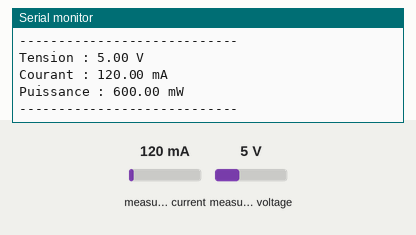
Bench run of a sketch on a simulated Arduino Uno, built with avr-gcc and run on an emulated ATmega328P. On the bench: the last lines printed to the serial monitor. The test bench sets the inputs (shaded band); at power-on: measured current 120 mA, measured voltage 5 V.

Above: at 1.2 s.
1.3 s: measured current set to 40 mA
At 2.6 s:
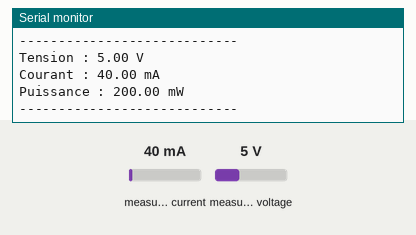
2.8 s: measured voltage set to 0.3 V
At 3.8 s:
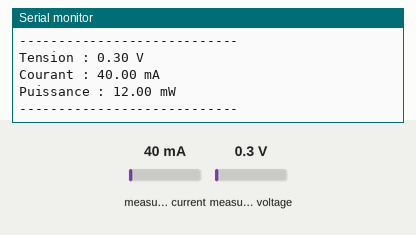
4.3 s: measured current set to 500 mA
At 5.9 s:
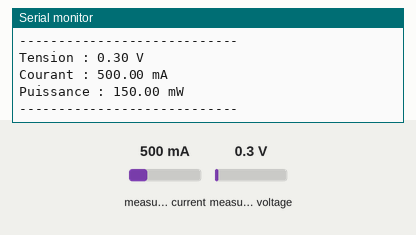
Timing chart, 0 to 7.4 s (numbered marks = the images above; inputs shaded):
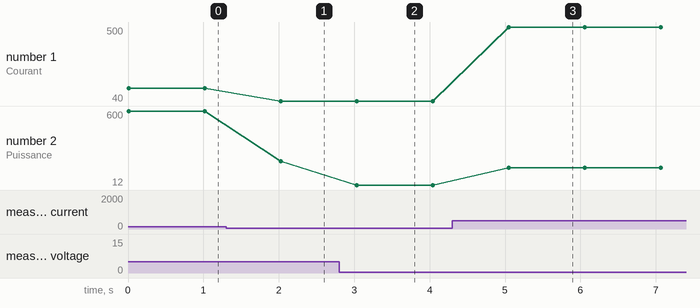

The sketch:

INA219.ino
```cpp
#include <Wire.h>
#include <Adafruit_INA219.h>

// Création d'une instance du capteur avec l'adresse personnalisée
Adafruit_INA219 ina219(0x42);

void setup() {
  Serial.begin(115200); // Initialisation de la communication série


  // Initialisation du capteur INA219
  if (!ina219.begin()) {
    Serial.println("Impossible de trouver le capteur INA219. Vérifiez les connexions et l'adresse I²C !");
    while (1); // Boucle infinie en cas d'erreur
  }

  Serial.println("Capteur INA219 initialisé avec l'adresse 0x42 !");
}

void loop() {
  // Lecture des valeurs
  float busVoltage = ina219.getBusVoltage_V();   // Tension en volts
  float current_mA = ina219.getCurrent_mA();     // Courant en milliampères
  float power_mW = ina219.getPower_mW();         // Puissance en milliwatts

  // Affichage des valeurs sur le moniteur série
  Serial.print("Tension : ");
  Serial.print(busVoltage);
  Serial.println(" V");

  Serial.print("Courant : ");
  Serial.print(current_mA);
  Serial.println(" mA");

  Serial.print("Puissance : ");
  Serial.print(power_mW);
  Serial.println(" mW");

  Serial.println("----------------------------");

  delay(1000); // Attente d'une seconde avant la prochaine lecture
}
```

Measured:
- after the input at 1.3 s, the serial monitor: prints a new line after 0.72 s (image 1)
- after the input at 2.8 s, the serial monitor: prints a new line after 0.23 s (image 2)
- after the input at 4.3 s, the serial monitor: prints a new line after 0.75 s (image 3)
- plotted number 1: 120 → 40 after the input at 1.3 s, 40 → 500 after the input at 4.3 s
- plotted number 2: 600 → 200 after the input at 1.3 s, 200 → 12 after the input at 2.8 s, 12 → 150 after the input at 4.3 s
